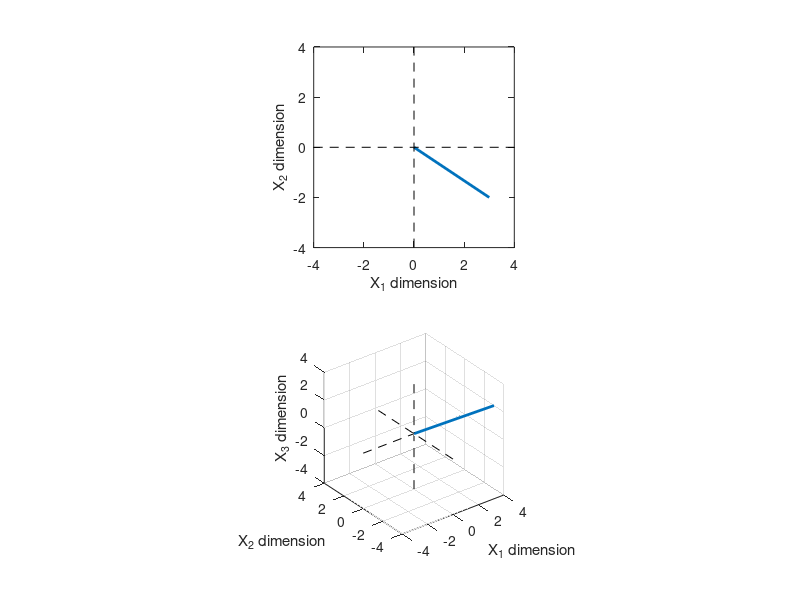
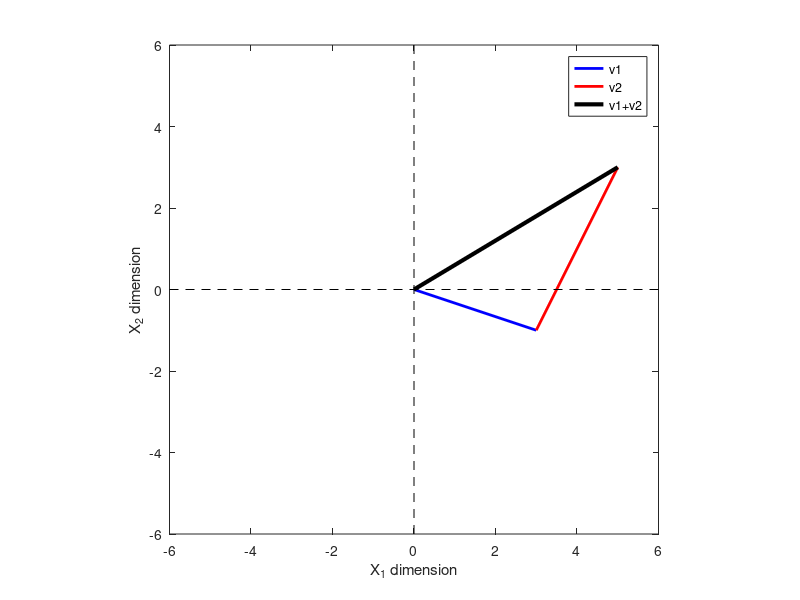
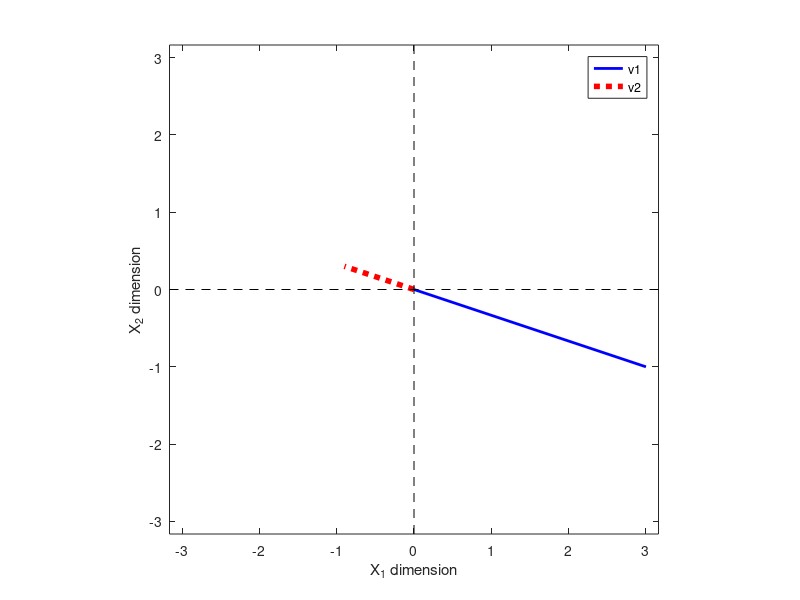

MATLAB code for these plots, in order: (Note: this script raises an error after producing the figures.)
%%
%     COURSE: Linear algebra: theory and implementation
%    SECTION: Vectors
%      VIDEO: Algebraic and geometric interpretations
% Instructor: mikexcohen.com
%
%%

%% creating and plotting vectors


% 2-dimensional vector
v2 = [ 3 -2 ];

% 3-dimensional vector
v3 = [ 4 -3 2 ];

% row to column (or vice-versa):
v3'


% plot them
figure(1), clf
subplot(211)

% the main plotting line:
plot([0 v2(1)],[0 v2(2)],'linew',2)

% this code just makes the plot look nicer
axis square
axis([ -4 4 -4 4 ])
hold on
plot(get(gca,'xlim'),[0 0],'k--')
plot([0 0],get(gca,'ylim'),'k--')
xlabel('X_1 dimension')
ylabel('X_2 dimension')


% plot the 3D vector
subplot(212)

% the main plotting code:
plot3([0 v3(1)],[0 v3(2)],[0 v3(3)],'linew',2)

% make the plot look nicer
axis square
axis([ -4 4 -4 4 -4 4 ])
hold on, grid on
plot3(get(gca,'xlim'),[0 0],[0 0],'k--')
plot3([0 0],get(gca,'ylim'),[0 0],'k--')
plot3([0 0],[0 0],get(gca,'zlim'),'k--')
xlabel('X_1 dimension')
ylabel('X_2 dimension')
zlabel('X_3 dimension')

% might be easier to see when rotated
rotate3d on 


%%
%     COURSE: Linear algebra: theory and implementation
%    SECTION: Vectors
%      VIDEO: Vector addition/subtraction
% Instructor: mikexcohen.com
%
%%

v1 = [ 3 -1 ];
v2 = [ 2  4 ];

v3 = v1+v2;


% plot them
figure(2), clf

% the main plotting lines:
plot([0 v1(1)],[0 v1(2)],'b','linew',2)
hold on
plot([0 v2(1)]+v1(1),[0 v2(2)]+v1(2),'r','linew',2)
plot([0 v3(1)],[0 v3(2)],'k','linew',3)
legend({'v1';'v2';'v1+v2'},'AutoUpdate','off')

% this code just makes the plot look nicer
axis square
axis([ -1 1 -1 1 ]*6)
hold on
plot(get(gca,'xlim'),[0 0],'k--')
plot([0 0],get(gca,'ylim'),'k--')
xlabel('X_1 dimension')
ylabel('X_2 dimension')


%%
%     COURSE: Linear algebra: theory and implementation
%    SECTION: Vectors
%      VIDEO: Vector-scalar multiplication
% Instructor: mikexcohen.com
%
%%

v1 = [ 3 -1 ];
l  = -.3;


% plot them
figure(3), clf

% the main plotting lines:
plot([0 v1(1)],[0 v1(2)],'b','linew',2)
hold on
plot([0 v1(1)]*l,[0 v1(2)]*l,'r:','linew',4)
legend({'v1';'v2'},'AutoUpdate','off')

% this code just makes the plot look nicer
axis square
axis([ -1 1 -1 1 ]*max([norm(v1) norm(v1*l)]))
hold on
plot(get(gca,'xlim'),[0 0],'k--')
plot([0 0],get(gca,'ylim'),'k--')
xlabel('X_1 dimension')
ylabel('X_2 dimension')


%%
%     COURSE: Linear algebra: theory and implementation
%    SECTION: Vectors
%      VIDEO: Vector-vector multiplication: the dot product
% Instructor: mikexcohen.com
%
%%

%% many ways to compute the dot product

v1 = [ 1 2 3 4 5 6 ];
v2 = [ 0 -4 -3 6 5 ];

% method 1
dp = sum( v1.*v2 );

% method 2
dp = dot( v1,v2 );

% method 3
dp = v1*v2';

% method 4
dp = 0; % initialize

% loop over elements
for i=1:length(v1)
    
    % multiply corresponding element and sum
    dp = dp + v1(i)*v2(i);
end


%%
%     COURSE: Linear algebra: theory and implementation
%    SECTION: Vectors
%      VIDEO: Vector length
% Instructor: mikexcohen.com
%
%%

v1 = [ 1 2 3 4 5 6 ];

% methods 1-4, just like with the regular dot product, e.g.:
vl = sqrt( sum(v1.*v1) );

% method 5: take the norm
vl = norm(v1);

%%
%     COURSE: Linear algebra: theory and implementation
%    SECTION: Vectors
%      VIDEO: The dot product from a geometric perspective
% Instructor: mikexcohen.com
%
%%


% two vectors
v1 = [ 2  4 -3 ];
v2 = [ 0 -3 -3 ];

% compute the angle (radians) between two vectors
ang = acos( dot(v1,v2) / (norm(v1)*norm(v2)) );


% draw them
figure(4), clf
plot3([0 v1(1)],[0 v1(2)],[0 v1(3)],'b','linew',2)
hold on
plot3([0 v2(1)],[0 v2(2)],[0 v2(3)],'r','linew',2)

axmax = max([ norm(v1) norm(v2) ]);
axis([-1 1 -1 1 -1 1]*axmax)
grid on, rotate3d on, axis square
title([ 'Angle between vectors: ' num2str(rad2deg(ang)) '^0' ])

%% equivalence of algebraic and geometric dot product formulas

% two vectors
v1 = [ 2  4 -3 ];
v2 = [ 0 -3 -3 ];


% algebraic
dp_a = sum( v1.*v2 );

% geometric
dp_g = norm(v1)*norm(v2)*cos(ang);

% print dot product to command
disp([ 'Algebra: ' num2str(dp_a) ', geometry: ' num2str(dp_g) ])


%%
%     COURSE: Linear algebra: theory and implementation
%    SECTION: Vectors
%      VIDEO: Vector outer product from a geometric perspective
% Instructor: mikexcohen.com
%
%%

v1 = [  1 2 3 ]'; % transpose (') to make column vectors
v2 = [ -1 0 1 ]';

% dot (inner) product!
v1'*v2

% outer product
v1*v2'

% terrible programming, but helps conceptually:
op = zeros(length(v1));
for i=1:length(v1)
    for j=1:length(v2)
        op(i,j) = v1(i) * v2(j);
    end
end

%%
%     COURSE: Linear algebra: theory and implementation
%    SECTION: Vectors
%      VIDEO: Unit vector
% Instructor: mikexcohen.com
%
%%

% vector
v1 = [ -3 6 ];

% mu
mu = 1/norm(v1);


% plot them
figure(5), clf

% the main plotting lines:
plot([0 v1(1)],[0 v1(2)],'b','linew',2)
hold on
plot([0 v1(1)]*mu,[0 v1(2)]*mu,'r:','linew',4)
legend({'v1';'v1-unit'},'AutoUpdate','off')

% this code just makes the plot look nicer
axis square
axis([ -1 1 -1 1 ]*norm(v1))
hold on
plot(get(gca,'xlim'),[0 0],'k--')
plot([0 0],get(gca,'ylim'),'k--')
xlabel('X_1 dimension')
ylabel('X_2 dimension')

%%
%     COURSE: Linear algebra: theory and implementation
%    SECTION: Vectors
%      VIDEO: Span
% Instructor: mikexcohen.com
%
%%

% set S
S = [ [1 1 0]' [1 7 0]' ]; 

% vectors v and w
v = [1 2 0]';
w = [3 2 1]';


figure(6), clf
plot3([0 S(1,1)],[0 S(2,1)],[0 S(3,1)],'g','linew',3)
hold on
plot3([0 S(1,2)],[0 S(2,2)],[0 S(3,2)],'g','linew',3)

plot3([0 v(1)],[0 v(2)],[0 v(3)],'k','linew',3)
plot3([0 w(1)],[0 w(2)],[0 w(3)],'b','linew',3)

% draw the plane spanned by S
normvec = cross(S(:,1),S(:,2));
[X,Y] = meshgrid(-4:4,-4:4);
z = -(normvec(1)*X + normvec(2)*Y)/normvec(3);
surf(X,Y,z)
shading interp

axis square
grid on, rotate3d on

%% end.
